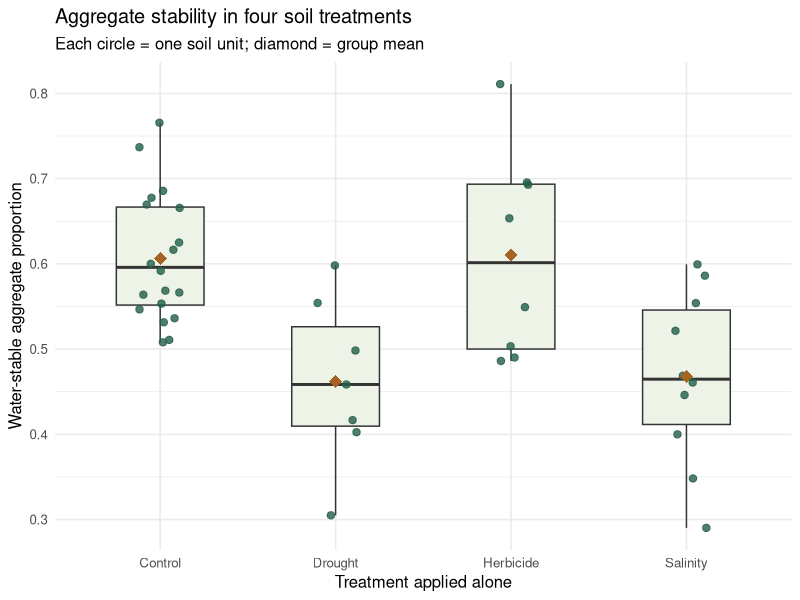
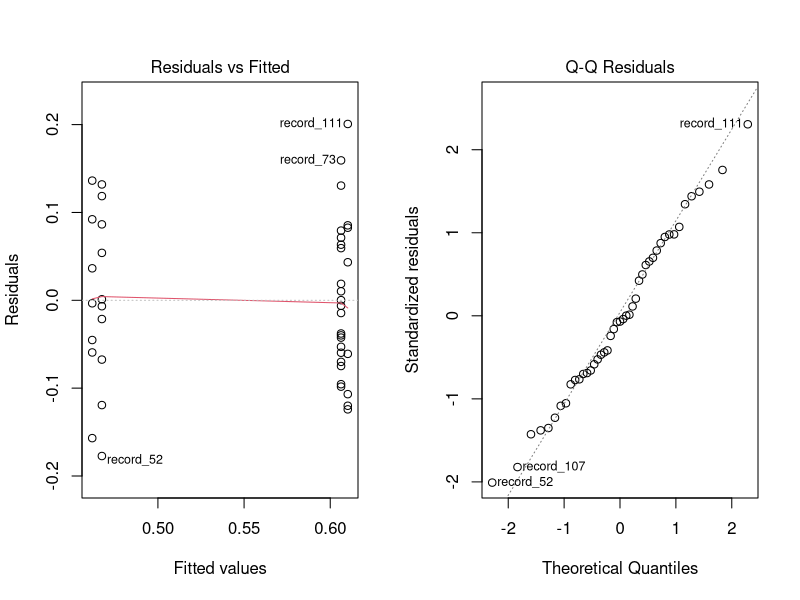
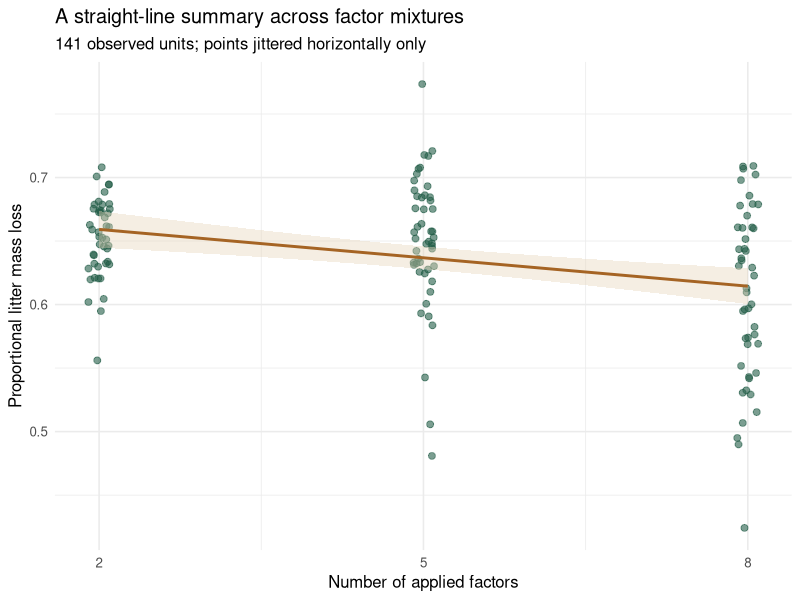
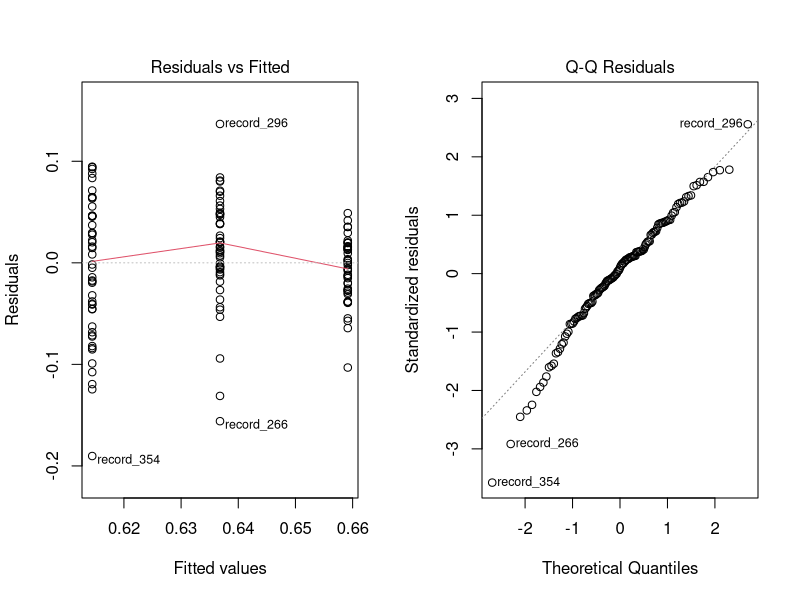
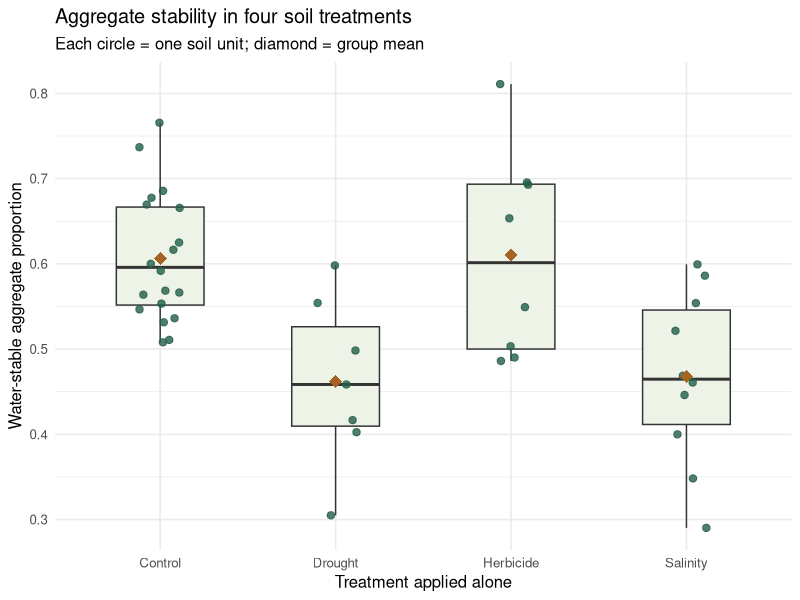
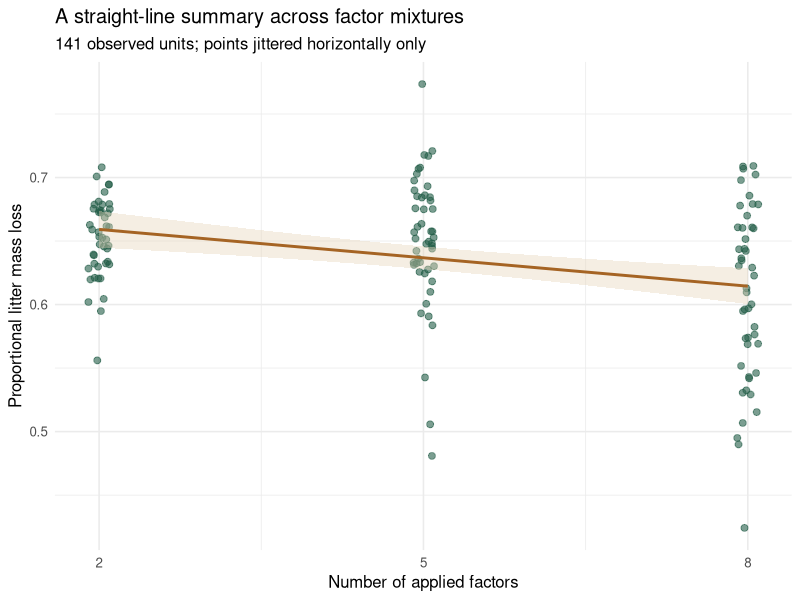
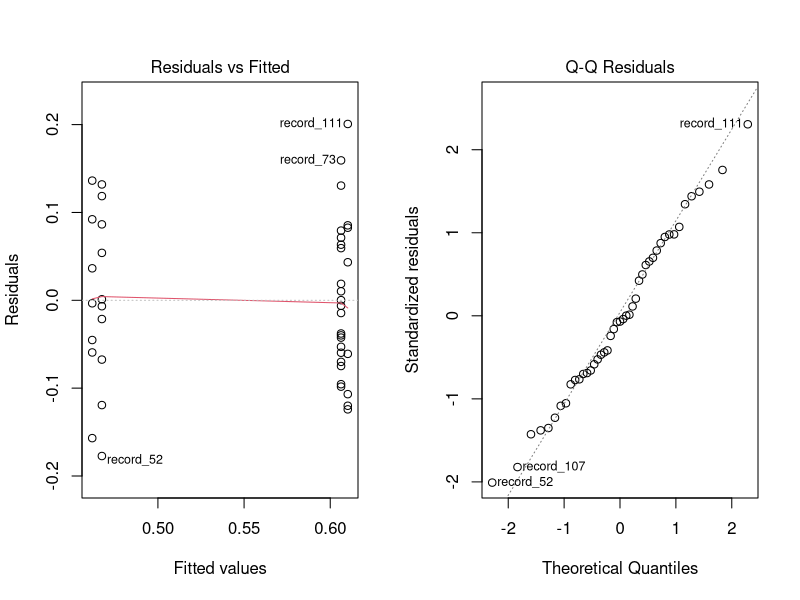
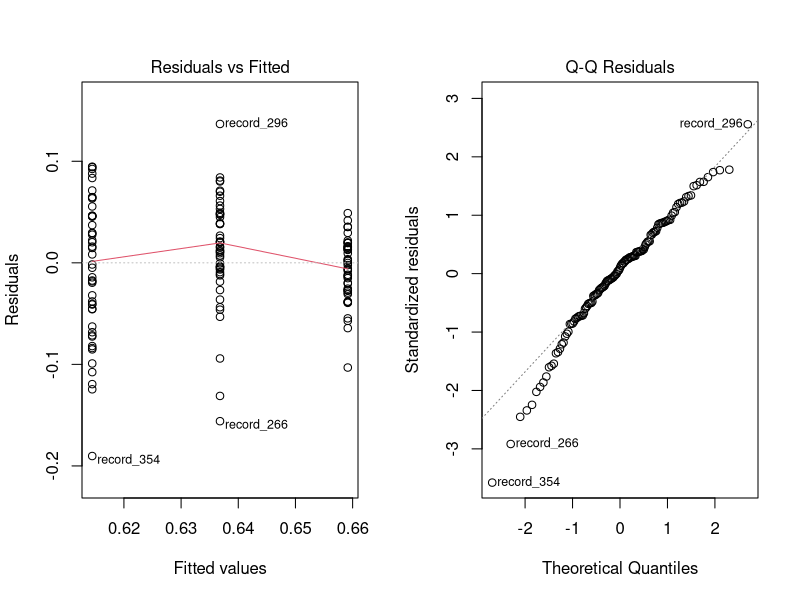

Write the R code that produced these figures, in order.
library(ggplot2)
file.exists("MultiFactor_data.csv")
soil_data <- read.csv("MultiFactor_data.csv")
dim(soil_data)

group_codes <- c("CT", "D", "H", "S")
group_raw <- soil_data[soil_data$remark %in% group_codes, ]
group_raw$treatment <- factor(
  group_raw$remark,
  levels = group_codes,
  labels = c("Control", "Drought", "Herbicide", "Salinity")
)
table(group_raw$treatment)
sum(is.na(group_raw$WSA))

group_excluded_ids <- group_raw$X[is.na(group_raw$WSA)]
group_data <- group_raw[!is.na(group_raw$WSA), ]
rownames(group_data) <- paste0("record_", group_data$X)

group_counts <- table(group_data$treatment)
group_means <- aggregate(WSA ~ treatment, data = group_data, FUN = mean)
group_sds <- aggregate(WSA ~ treatment, data = group_data, FUN = sd)
group_summary <- data.frame(
  treatment = levels(group_data$treatment),
  n = as.integer(group_counts),
  mean_WSA = group_means$WSA,
  SD_WSA = group_sds$WSA
)
group_summary

group_plot <- ggplot(group_data, aes(x = treatment, y = WSA)) +
  geom_boxplot(width = 0.5, outlier.shape = NA, fill = "#edf3e7") +
  geom_point(position = position_jitter(width = 0.12, height = 0, seed = 4),
             alpha = 0.8, colour = "#245e49", size = 2.2) +
  stat_summary(fun = mean, geom = "point", shape = 18, size = 4, colour = "#a56424") +
  labs(x = "Treatment applied alone", y = "Water-stable aggregate proportion",
       title = "Aggregate stability in four soil treatments",
       subtitle = "Each circle = one soil unit; diamond = group mean") +
  theme_minimal(base_size = 12)
group_plot



group_model <- aov(WSA ~ treatment, data = group_data)
head(fitted(group_model))
head(residuals(group_model))

par(mfrow = c(1, 2))
plot(group_model, which = 1)
plot(group_model, which = 2)
par(mfrow = c(1, 1))



summary(group_model)

tukey_result <- TukeyHSD(group_model, conf.level = 0.95)
tukey_result

pairwise_table <- data.frame(
  comparison = rownames(tukey_result$treatment),
  tukey_result$treatment,
  row.names = NULL,
  check.names = FALSE
)
pairwise_table

control_comparisons <- pairwise_table[
  pairwise_table$comparison %in% c("Drought-Control", "Herbicide-Control", "Salinity-Control"),
]
control_comparisons



mixture_raw <- soil_data[soil_data$Lv %in% c(2, 5, 8), ]
table(mixture_raw$Lv)

reg_keep <- complete.cases(mixture_raw[, c("Decom", "Lv")])
reg_excluded_ids <- mixture_raw$X[!reg_keep]
regression_data <- mixture_raw[reg_keep, ]
rownames(regression_data) <- paste0("record_", regression_data$X)

nrow(regression_data)
table(regression_data$Lv)
reg_excluded_ids
str(regression_data[, c("Decom", "Lv")])

trend_model <- lm(Decom ~ Lv, data = regression_data)
summary(trend_model)
coef(trend_model)
confint(trend_model)

trend_plot <- ggplot(regression_data, aes(x = Lv, y = Decom)) +
  geom_point(position = position_jitter(width = 0.10, height = 0, seed = 4),
             colour = "#245e49", alpha = 0.6, size = 2) +
  geom_smooth(method = "lm", formula = y ~ x, se = TRUE,
              colour = "#a56424", fill = "#e6d4b9") +
  scale_x_continuous(breaks = c(2, 5, 8)) +
  labs(x = "Number of applied factors", y = "Proportional litter mass loss",
       title = "A straight-line summary across factor mixtures",
       subtitle = "141 observed units; points jittered horizontally only") +
  theme_minimal(base_size = 12)
trend_plot



slope <- coef(trend_model)["Lv"]
slope_interval <- confint(trend_model)["Lv", ]
r_squared <- summary(trend_model)$r.squared

slope
100 * slope
slope_interval
r_squared

par(mfrow = c(1, 2))
plot(trend_model, which = 1)
plot(trend_model, which = 2)
par(mfrow = c(1, 1))

mixture_means <- aggregate(Decom ~ Lv, data = regression_data, FUN = mean)
mixture_sds <- aggregate(Decom ~ Lv, data = regression_data, FUN = sd)
mixture_means
mixture_sds





prediction_grid <- data.frame(Lv = c(2, 5, 8))
mean_predictions <- predict(trend_model, newdata = prediction_grid,
                            interval = "confidence", level = 0.95)
prediction_table <- data.frame(prediction_grid, mean_predictions)
prediction_table

change_8_minus_2 <- prediction_table$fit[3] - prediction_table$fit[1]
100 * change_8_minus_2

dir.create("outputs", showWarnings = FALSE)

anova_export <- data.frame(term = rownames(summary(group_model)[[1]]),
                           summary(group_model)[[1]], row.names = NULL)
trend_export <- data.frame(
  term = names(coef(trend_model)), estimate = as.numeric(coef(trend_model)),
  confint(trend_model), row.names = NULL
)
names(trend_export)[3:4] <- c("ordinary_CI_lower", "ordinary_CI_upper")
trend_export$interval_method <- "Ordinary lm; conditional on model assumptions"
trend_fit_export <- data.frame(n = nobs(trend_model), r_squared = r_squared,
                               response = "Proportional litter mass loss")
exclusions <- data.frame(
  analysis = c(rep("WSA groups", length(group_excluded_ids)),
                rep("Litter mass loss trend", length(reg_excluded_ids))),
  record_X = c(group_excluded_ids, reg_excluded_ids)
)

write.csv(group_summary, "outputs/Day4_WSA_group_summary.csv", row.names = FALSE)
write.csv(anova_export, "outputs/Day4_WSA_ANOVA.csv", row.names = FALSE)
write.csv(pairwise_table, "outputs/Day4_WSA_Tukey_all_six.csv", row.names = FALSE)
write.csv(trend_export, "outputs/Day4_trend_coefficients.csv", row.names = FALSE)
write.csv(trend_fit_export, "outputs/Day4_trend_fit.csv", row.names = FALSE)
write.csv(prediction_table, "outputs/Day4_fitted_means.csv", row.names = FALSE)
write.csv(exclusions, "outputs/Day4_excluded_records.csv", row.names = FALSE)
write.csv(group_data, "outputs/Day4_WSA_analysis_data.csv", row.names = FALSE)
write.csv(regression_data, "outputs/Day4_regression_analysis_data.csv", row.names = FALSE)

ggsave("outputs/Day4_WSA_groups.png", plot = group_plot,
       width = 7.5, height = 5, dpi = 300, bg = "white")
ggsave("outputs/Day4_litter_mass_loss_trend.png", plot = trend_plot,
       width = 7.5, height = 5.2, dpi = 300, bg = "white")

png("outputs/Day4_WSA_diagnostics.png", width = 2700, height = 1350, res = 300)
par(mfrow = c(1, 2))
plot(group_model, which = 1)
plot(group_model, which = 2)
dev.off()

png("outputs/Day4_trend_diagnostics.png", width = 2700, height = 1350, res = 300)
par(mfrow = c(1, 2))
plot(trend_model, which = 1)
plot(trend_model, which = 2)
dev.off()
par(mfrow = c(1, 1))
